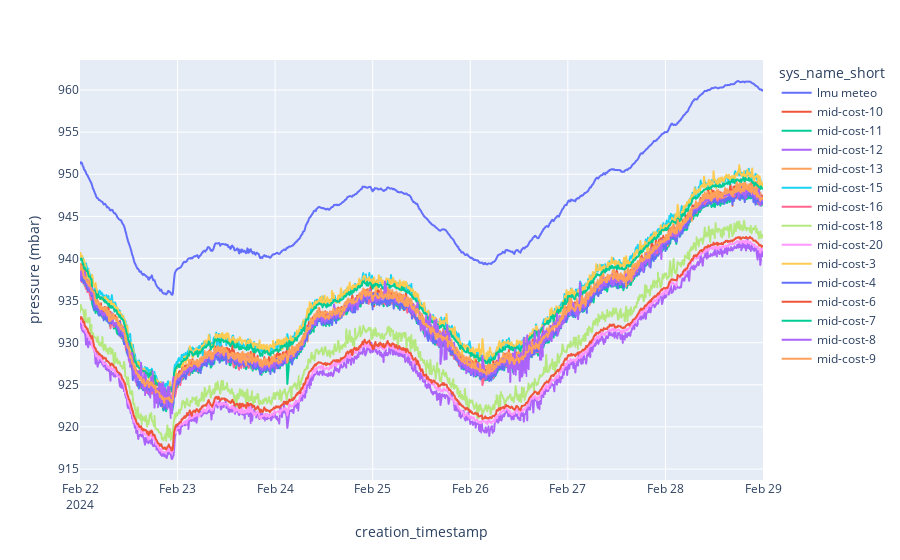
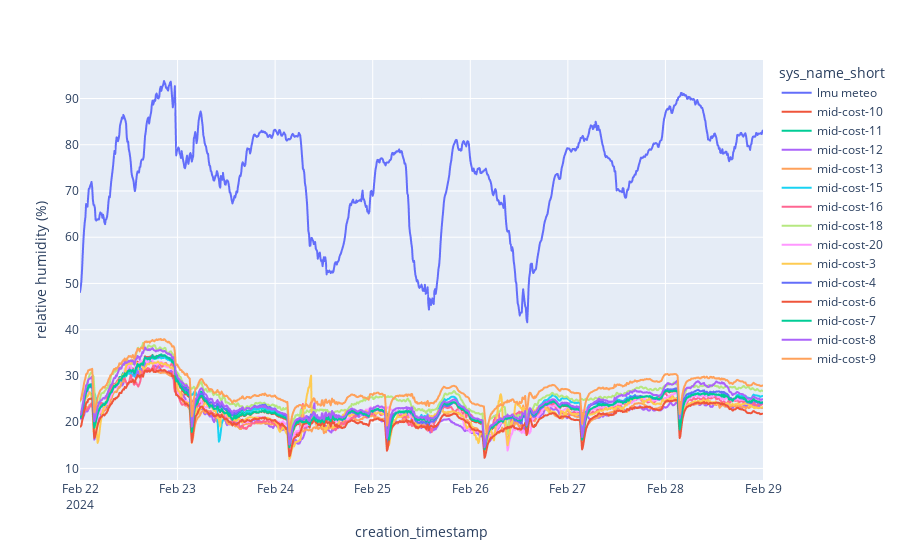
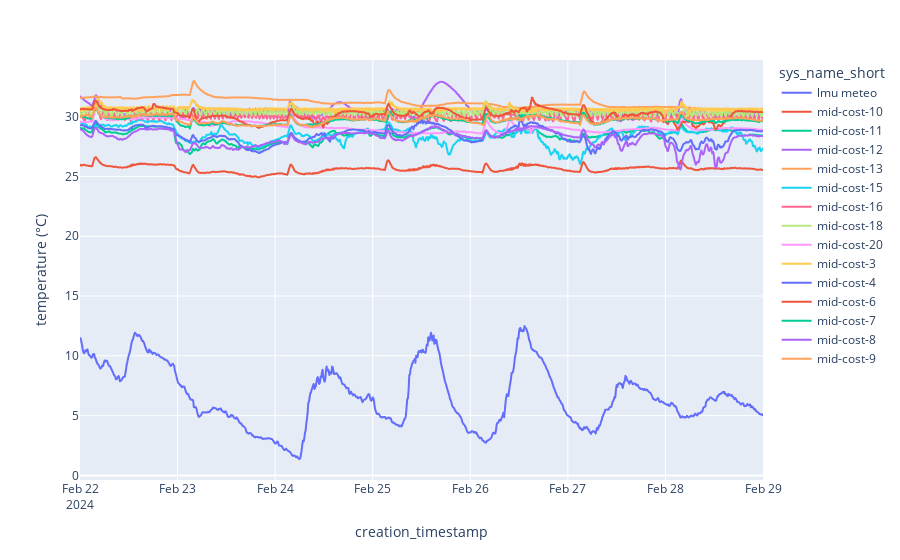

The cell these charts' notebook holds for them, in order:
### Code cell
start_date = datetime(2024, 2, 22, 00, 00, 00).replace(tzinfo=timezone.utc)
end_date = datetime(2024, 2, 28, 23, 59, 59).replace(tzinfo=timezone.utc)

system_ids = [3,4,6,7,8,9,10,11,12,13,15,16,18,20]

df_lmu = get_lmu_data(start_time="2024-2-22T00-00-00", end_time= "2024-2-28T23-59-59")
plot_with_lmu_data(start_date, end_date, system_ids, df_lmu)

### Figure 1 — Plotly figure (JSON) as saved in the notebook; plotly's stock layout.template omitted (floating-point values rounded to 4 significant figures; data arrays with more than 128 entries replaced by an {"elided": "..."} marker saying what was removed)
{"data": [{"hovertemplate": "sys_name_short=lmu meteo<br>creation_timestamp=%{x}<br>pressure (mbar)=%{y}<extra></extra>", "legendgroup": "lmu meteo", "line": {"color": "#636efa", "dash": "solid"}, "marker": {"symbol": "circle"}, "mode": "lines", "name": "lmu meteo", "showlegend": true, "type": "scattergl", "x": {"elided": "1008 str values"}, "xaxis": "x", "y": {"elided": "1008 float values"}, "yaxis": "y"}, {"hovertemplate": "sys_name_short=mid-cost-10<br>creation_timestamp=%{x}<br>pressure (mbar)=%{y}<extra></extra>", "legendgroup": "mid-cost-10", "line": {"color": "#EF553B", "dash": "solid"}, "marker": {"symbol": "circle"}, "mode": "lines", "name": "mid-cost-10", "showlegend": true, "type": "scattergl", "x": {"elided": "994 str values"}, "xaxis": "x", "y": {"elided": "994 float values"}, "yaxis": "y"}, {"hovertemplate": "sys_name_short=mid-cost-11<br>creation_timestamp=%{x}<br>pressure (mbar)=%{y}<extra></extra>", "legendgroup": "mid-cost-11", "line": {"color": "#00cc96", "dash": "solid"}, "marker": {"symbol": "circle"}, "mode": "lines", "name": "mid-cost-11", "showlegend": true, "type": "scattergl", "x": {"elided": "994 str values"}, "xaxis": "x", "y": {"elided": "994 float values"}, "yaxis": "y"}, {"hovertemplate": "sys_name_short=mid-cost-12<br>creation_timestamp=%{x}<br>pressure (mbar)=%{y}<extra></extra>", "legendgroup": "mid-cost-12", "line": {"color": "#ab63fa", "dash": "solid"}, "marker": {"symbol": "circle"}, "mode": "lines", "name": "mid-cost-12", "showlegend": true, "type": "scattergl", "x": {"elided": "997 str values"}, "xaxis": "x", "y": {"elided": "997 float values"}, "yaxis": "y"}, {"hovertemplate": "sys_name_short=mid-cost-13<br>creation_timestamp=%{x}<br>pressure (mbar)=%{y}<extra></extra>", "legendgroup": "mid-cost-13", "line": {"color": "#FFA15A", "dash": "solid"}, "marker": {"symbol": "circle"}, "mode": "lines", "name": "mid-cost-13", "showlegend": true, "type": "scattergl", "x": {"elided": "1002 str values"}, "xaxis": "x", "y": {"elided": "1002 float values"}, "yaxis": "y"}, {"hovertemplate": "sys_name_short=mid-cost-15<br>creation_timestamp=%{x}<br>pressure (mbar)=%{y}<extra></extra>", "legendgroup": "mid-cost-15", "line": {"color": "#19d3f3", "dash": "solid"}, "marker": {"symbol": "circle"}, "mode": "lines", "name": "mid-cost-15", "showlegend": true, "type": "scattergl", "x": {"elided": "996 str values"}, "xaxis": "x", "y": {"elided": "996 float values"}, "yaxis": "y"}, {"hovertemplate": "sys_name_short=mid-cost-16<br>creation_timestamp=%{x}<br>pressure (mbar)=%{y}<extra></extra>", "legendgroup": "mid-cost-16", "line": {"color": "#FF6692", "dash": "solid"}, "marker": {"symbol": "circle"}, "mode": "lines", "name": "mid-cost-16", "showlegend": true, "type": "scattergl", "x": {"elided": "996 str values"}, "xaxis": "x", "y": {"elided": "996 float values"}, "yaxis": "y"}, {"hovertemplate": "sys_name_short=mid-cost-18<br>creation_timestamp=%{x}<br>pressure (mbar)=%{y}<extra></extra>", "legendgroup": "mid-cost-18", "line": {"color": "#B6E880", "dash": "solid"}, "marker": {"symbol": "circle"}, "mode": "lines", "name": "mid-cost-18", "showlegend": true, "type": "scattergl", "x": {"elided": "996 str values"}, "xaxis": "x", "y": {"elided": "996 float values"}, "yaxis": "y"}, {"hovertemplate": "sys_name_short=mid-cost-20<br>creation_timestamp=%{x}<br>pressure (mbar)=%{y}<extra></extra>", "legendgroup": "mid-cost-20", "line": {"color": "#FF97FF", "dash": "solid"}, "marker": {"symbol": "circle"}, "mode": "lines", "name": "mid-cost-20", "showlegend": true, "type": "scattergl", "x": {"elided": "997 str values"}, "xaxis": "x", "y": {"elided": "997 float values"}, "yaxis": "y"}, {"hovertemplate": "sys_name_short=mid-cost-3<br>creation_timestamp=%{x}<br>pressure (mbar)=%{y}<extra></extra>", "legendgroup": "mid-cost-3", "line": {"color": "#FECB52", "dash": "solid"}, "marker": {"symbol": "circle"}, "mode": "lines", "name": "mid-cost-3", "showlegend": true, "type": "scattergl", "x": {"elided": "991 str values"}, "xaxis": "x", "y": {"elided": "991 float values"}, "yaxis": "y"}, {"hovertemplate": "sys_name_short=mid-cost-4<br>creation_timestamp=%{x}<br>pressure (mbar)=%{y}<extra></extra>", "legendgroup": "mid-cost-4", "line": {"color": "#636efa", "dash": "solid"}, "marker": {"symbol": "circle"}, "mode": "lines", "name": "mid-cost-4", "showlegend": true, "type": "scattergl", "x": {"elided": "994 str values"}, "xaxis": "x", "y": {"elided": "994 float values"}, "yaxis": "y"}, {"hovertemplate": "sys_name_short=mid-cost-6<br>creation_timestamp=%{x}<br>pressure (mbar)=%{y}<extra></extra>", "legendgroup": "mid-cost-6", "line": {"color": "#EF553B", "dash": "solid"}, "marker": {"symbol": "circle"}, "mode": "lines", "name": "mid-cost-6", "showlegend": true, "type": "scattergl", "x": {"elided": "994 str values"}, "xaxis": "x", "y": {"elided": "994 float values"}, "yaxis": "y"}, {"hovertemplate": "sys_name_short=mid-cost-7<br>creation_timestamp=%{x}<br>pressure (mbar)=%{y}<extra></extra>", "legendgroup": "mid-cost-7", "line": {"color": "#00cc96", "dash": "solid"}, "marker": {"symbol": "circle"}, "mode": "lines", "name": "mid-cost-7", "showlegend": true, "type": "scattergl", "x": {"elided": "993 str values"}, "xaxis": "x", "y": {"elided": "993 float values"}, "yaxis": "y"}, {"hovertemplate": "sys_name_short=mid-cost-8<br>creation_timestamp=%{x}<br>pressure (mbar)=%{y}<extra></extra>", "legendgroup": "mid-cost-8", "line": {"color": "#ab63fa", "dash": "solid"}, "marker": {"symbol": "circle"}, "mode": "lines", "name": "mid-cost-8", "showlegend": true, "type": "scattergl", "x": {"elided": "994 str values"}, "xaxis": "x", "y": {"elided": "994 float values"}, "yaxis": "y"}, {"hovertemplate": "sys_name_short=mid-cost-9<br>creation_timestamp=%{x}<br>pressure (mbar)=%{y}<extra></extra>", "legendgroup": "mid-cost-9", "line": {"color": "#FFA15A", "dash": "solid"}, "marker": {"symbol": "circle"}, "mode": "lines", "name": "mid-cost-9", "showlegend": true, "type": "scattergl", "x": {"elided": "993 str values"}, "xaxis": "x", "y": {"elided": "993 float values"}, "yaxis": "y"}], "layout": {"legend": {"title": {"text": "sys_name_short"}, "tracegroupgap": 0}, "margin": {"t": 60}, "xaxis": {"anchor": "y", "domain": [0, 1], "title": {"text": "creation_timestamp"}}, "yaxis": {"anchor": "x", "domain": [0, 1], "title": {"text": "pressure (mbar)"}}}}

### Figure 2 — Plotly figure (JSON) as saved in the notebook; plotly's stock layout.template omitted (floating-point values rounded to 4 significant figures; data arrays with more than 128 entries replaced by an {"elided": "..."} marker saying what was removed)
{"data": [{"hovertemplate": "sys_name_short=lmu meteo<br>creation_timestamp=%{x}<br>relative humidity (%)=%{y}<extra></extra>", "legendgroup": "lmu meteo", "line": {"color": "#636efa", "dash": "solid"}, "marker": {"symbol": "circle"}, "mode": "lines", "name": "lmu meteo", "showlegend": true, "type": "scattergl", "x": {"elided": "1008 str values"}, "xaxis": "x", "y": {"elided": "1008 float values"}, "yaxis": "y"}, {"hovertemplate": "sys_name_short=mid-cost-10<br>creation_timestamp=%{x}<br>relative humidity (%)=%{y}<extra></extra>", "legendgroup": "mid-cost-10", "line": {"color": "#EF553B", "dash": "solid"}, "marker": {"symbol": "circle"}, "mode": "lines", "name": "mid-cost-10", "showlegend": true, "type": "scattergl", "x": {"elided": "994 str values"}, "xaxis": "x", "y": {"elided": "994 float values"}, "yaxis": "y"}, {"hovertemplate": "sys_name_short=mid-cost-11<br>creation_timestamp=%{x}<br>relative humidity (%)=%{y}<extra></extra>", "legendgroup": "mid-cost-11", "line": {"color": "#00cc96", "dash": "solid"}, "marker": {"symbol": "circle"}, "mode": "lines", "name": "mid-cost-11", "showlegend": true, "type": "scattergl", "x": {"elided": "994 str values"}, "xaxis": "x", "y": {"elided": "994 float values"}, "yaxis": "y"}, {"hovertemplate": "sys_name_short=mid-cost-12<br>creation_timestamp=%{x}<br>relative humidity (%)=%{y}<extra></extra>", "legendgroup": "mid-cost-12", "line": {"color": "#ab63fa", "dash": "solid"}, "marker": {"symbol": "circle"}, "mode": "lines", "name": "mid-cost-12", "showlegend": true, "type": "scattergl", "x": {"elided": "997 str values"}, "xaxis": "x", "y": {"elided": "997 float values"}, "yaxis": "y"}, {"hovertemplate": "sys_name_short=mid-cost-13<br>creation_timestamp=%{x}<br>relative humidity (%)=%{y}<extra></extra>", "legendgroup": "mid-cost-13", "line": {"color": "#FFA15A", "dash": "solid"}, "marker": {"symbol": "circle"}, "mode": "lines", "name": "mid-cost-13", "showlegend": true, "type": "scattergl", "x": {"elided": "1002 str values"}, "xaxis": "x", "y": {"elided": "1002 float values"}, "yaxis": "y"}, {"hovertemplate": "sys_name_short=mid-cost-15<br>creation_timestamp=%{x}<br>relative humidity (%)=%{y}<extra></extra>", "legendgroup": "mid-cost-15", "line": {"color": "#19d3f3", "dash": "solid"}, "marker": {"symbol": "circle"}, "mode": "lines", "name": "mid-cost-15", "showlegend": true, "type": "scattergl", "x": {"elided": "996 str values"}, "xaxis": "x", "y": {"elided": "996 float values"}, "yaxis": "y"}, {"hovertemplate": "sys_name_short=mid-cost-16<br>creation_timestamp=%{x}<br>relative humidity (%)=%{y}<extra></extra>", "legendgroup": "mid-cost-16", "line": {"color": "#FF6692", "dash": "solid"}, "marker": {"symbol": "circle"}, "mode": "lines", "name": "mid-cost-16", "showlegend": true, "type": "scattergl", "x": {"elided": "996 str values"}, "xaxis": "x", "y": {"elided": "996 float values"}, "yaxis": "y"}, {"hovertemplate": "sys_name_short=mid-cost-18<br>creation_timestamp=%{x}<br>relative humidity (%)=%{y}<extra></extra>", "legendgroup": "mid-cost-18", "line": {"color": "#B6E880", "dash": "solid"}, "marker": {"symbol": "circle"}, "mode": "lines", "name": "mid-cost-18", "showlegend": true, "type": "scattergl", "x": {"elided": "996 str values"}, "xaxis": "x", "y": {"elided": "996 float values"}, "yaxis": "y"}, {"hovertemplate": "sys_name_short=mid-cost-20<br>creation_timestamp=%{x}<br>relative humidity (%)=%{y}<extra></extra>", "legendgroup": "mid-cost-20", "line": {"color": "#FF97FF", "dash": "solid"}, "marker": {"symbol": "circle"}, "mode": "lines", "name": "mid-cost-20", "showlegend": true, "type": "scattergl", "x": {"elided": "997 str values"}, "xaxis": "x", "y": {"elided": "997 float values"}, "yaxis": "y"}, {"hovertemplate": "sys_name_short=mid-cost-3<br>creation_timestamp=%{x}<br>relative humidity (%)=%{y}<extra></extra>", "legendgroup": "mid-cost-3", "line": {"color": "#FECB52", "dash": "solid"}, "marker": {"symbol": "circle"}, "mode": "lines", "name": "mid-cost-3", "showlegend": true, "type": "scattergl", "x": {"elided": "991 str values"}, "xaxis": "x", "y": {"elided": "991 float values"}, "yaxis": "y"}, {"hovertemplate": "sys_name_short=mid-cost-4<br>creation_timestamp=%{x}<br>relative humidity (%)=%{y}<extra></extra>", "legendgroup": "mid-cost-4", "line": {"color": "#636efa", "dash": "solid"}, "marker": {"symbol": "circle"}, "mode": "lines", "name": "mid-cost-4", "showlegend": true, "type": "scattergl", "x": {"elided": "994 str values"}, "xaxis": "x", "y": {"elided": "994 float values"}, "yaxis": "y"}, {"hovertemplate": "sys_name_short=mid-cost-6<br>creation_timestamp=%{x}<br>relative humidity (%)=%{y}<extra></extra>", "legendgroup": "mid-cost-6", "line": {"color": "#EF553B", "dash": "solid"}, "marker": {"symbol": "circle"}, "mode": "lines", "name": "mid-cost-6", "showlegend": true, "type": "scattergl", "x": {"elided": "994 str values"}, "xaxis": "x", "y": {"elided": "994 float values"}, "yaxis": "y"}, {"hovertemplate": "sys_name_short=mid-cost-7<br>creation_timestamp=%{x}<br>relative humidity (%)=%{y}<extra></extra>", "legendgroup": "mid-cost-7", "line": {"color": "#00cc96", "dash": "solid"}, "marker": {"symbol": "circle"}, "mode": "lines", "name": "mid-cost-7", "showlegend": true, "type": "scattergl", "x": {"elided": "993 str values"}, "xaxis": "x", "y": {"elided": "993 float values"}, "yaxis": "y"}, {"hovertemplate": "sys_name_short=mid-cost-8<br>creation_timestamp=%{x}<br>relative humidity (%)=%{y}<extra></extra>", "legendgroup": "mid-cost-8", "line": {"color": "#ab63fa", "dash": "solid"}, "marker": {"symbol": "circle"}, "mode": "lines", "name": "mid-cost-8", "showlegend": true, "type": "scattergl", "x": {"elided": "994 str values"}, "xaxis": "x", "y": {"elided": "994 float values"}, "yaxis": "y"}, {"hovertemplate": "sys_name_short=mid-cost-9<br>creation_timestamp=%{x}<br>relative humidity (%)=%{y}<extra></extra>", "legendgroup": "mid-cost-9", "line": {"color": "#FFA15A", "dash": "solid"}, "marker": {"symbol": "circle"}, "mode": "lines", "name": "mid-cost-9", "showlegend": true, "type": "scattergl", "x": {"elided": "993 str values"}, "xaxis": "x", "y": {"elided": "993 float values"}, "yaxis": "y"}], "layout": {"legend": {"title": {"text": "sys_name_short"}, "tracegroupgap": 0}, "margin": {"t": 60}, "xaxis": {"anchor": "y", "domain": [0, 1], "title": {"text": "creation_timestamp"}}, "yaxis": {"anchor": "x", "domain": [0, 1], "title": {"text": "relative humidity (%)"}}}}

### Figure 3 — Plotly figure (JSON) as saved in the notebook; plotly's stock layout.template omitted (floating-point values rounded to 4 significant figures; data arrays with more than 128 entries replaced by an {"elided": "..."} marker saying what was removed)
{"data": [{"hovertemplate": "sys_name_short=lmu meteo<br>creation_timestamp=%{x}<br>temperature (°C)=%{y}<extra></extra>", "legendgroup": "lmu meteo", "line": {"color": "#636efa", "dash": "solid"}, "marker": {"symbol": "circle"}, "mode": "lines", "name": "lmu meteo", "showlegend": true, "type": "scattergl", "x": {"elided": "1008 str values"}, "xaxis": "x", "y": {"elided": "1008 float values"}, "yaxis": "y"}, {"hovertemplate": "sys_name_short=mid-cost-10<br>creation_timestamp=%{x}<br>temperature (°C)=%{y}<extra></extra>", "legendgroup": "mid-cost-10", "line": {"color": "#EF553B", "dash": "solid"}, "marker": {"symbol": "circle"}, "mode": "lines", "name": "mid-cost-10", "showlegend": true, "type": "scattergl", "x": {"elided": "994 str values"}, "xaxis": "x", "y": {"elided": "994 float values"}, "yaxis": "y"}, {"hovertemplate": "sys_name_short=mid-cost-11<br>creation_timestamp=%{x}<br>temperature (°C)=%{y}<extra></extra>", "legendgroup": "mid-cost-11", "line": {"color": "#00cc96", "dash": "solid"}, "marker": {"symbol": "circle"}, "mode": "lines", "name": "mid-cost-11", "showlegend": true, "type": "scattergl", "x": {"elided": "994 str values"}, "xaxis": "x", "y": {"elided": "994 float values"}, "yaxis": "y"}, {"hovertemplate": "sys_name_short=mid-cost-12<br>creation_timestamp=%{x}<br>temperature (°C)=%{y}<extra></extra>", "legendgroup": "mid-cost-12", "line": {"color": "#ab63fa", "dash": "solid"}, "marker": {"symbol": "circle"}, "mode": "lines", "name": "mid-cost-12", "showlegend": true, "type": "scattergl", "x": {"elided": "997 str values"}, "xaxis": "x", "y": {"elided": "997 float values"}, "yaxis": "y"}, {"hovertemplate": "sys_name_short=mid-cost-13<br>creation_timestamp=%{x}<br>temperature (°C)=%{y}<extra></extra>", "legendgroup": "mid-cost-13", "line": {"color": "#FFA15A", "dash": "solid"}, "marker": {"symbol": "circle"}, "mode": "lines", "name": "mid-cost-13", "showlegend": true, "type": "scattergl", "x": {"elided": "1002 str values"}, "xaxis": "x", "y": {"elided": "1002 float values"}, "yaxis": "y"}, {"hovertemplate": "sys_name_short=mid-cost-15<br>creation_timestamp=%{x}<br>temperature (°C)=%{y}<extra></extra>", "legendgroup": "mid-cost-15", "line": {"color": "#19d3f3", "dash": "solid"}, "marker": {"symbol": "circle"}, "mode": "lines", "name": "mid-cost-15", "showlegend": true, "type": "scattergl", "x": {"elided": "996 str values"}, "xaxis": "x", "y": {"elided": "996 float values"}, "yaxis": "y"}, {"hovertemplate": "sys_name_short=mid-cost-16<br>creation_timestamp=%{x}<br>temperature (°C)=%{y}<extra></extra>", "legendgroup": "mid-cost-16", "line": {"color": "#FF6692", "dash": "solid"}, "marker": {"symbol": "circle"}, "mode": "lines", "name": "mid-cost-16", "showlegend": true, "type": "scattergl", "x": {"elided": "996 str values"}, "xaxis": "x", "y": {"elided": "996 float values"}, "yaxis": "y"}, {"hovertemplate": "sys_name_short=mid-cost-18<br>creation_timestamp=%{x}<br>temperature (°C)=%{y}<extra></extra>", "legendgroup": "mid-cost-18", "line": {"color": "#B6E880", "dash": "solid"}, "marker": {"symbol": "circle"}, "mode": "lines", "name": "mid-cost-18", "showlegend": true, "type": "scattergl", "x": {"elided": "996 str values"}, "xaxis": "x", "y": {"elided": "996 float values"}, "yaxis": "y"}, {"hovertemplate": "sys_name_short=mid-cost-20<br>creation_timestamp=%{x}<br>temperature (°C)=%{y}<extra></extra>", "legendgroup": "mid-cost-20", "line": {"color": "#FF97FF", "dash": "solid"}, "marker": {"symbol": "circle"}, "mode": "lines", "name": "mid-cost-20", "showlegend": true, "type": "scattergl", "x": {"elided": "997 str values"}, "xaxis": "x", "y": {"elided": "997 float values"}, "yaxis": "y"}, {"hovertemplate": "sys_name_short=mid-cost-3<br>creation_timestamp=%{x}<br>temperature (°C)=%{y}<extra></extra>", "legendgroup": "mid-cost-3", "line": {"color": "#FECB52", "dash": "solid"}, "marker": {"symbol": "circle"}, "mode": "lines", "name": "mid-cost-3", "showlegend": true, "type": "scattergl", "x": {"elided": "991 str values"}, "xaxis": "x", "y": {"elided": "991 float values"}, "yaxis": "y"}, {"hovertemplate": "sys_name_short=mid-cost-4<br>creation_timestamp=%{x}<br>temperature (°C)=%{y}<extra></extra>", "legendgroup": "mid-cost-4", "line": {"color": "#636efa", "dash": "solid"}, "marker": {"symbol": "circle"}, "mode": "lines", "name": "mid-cost-4", "showlegend": true, "type": "scattergl", "x": {"elided": "994 str values"}, "xaxis": "x", "y": {"elided": "994 float values"}, "yaxis": "y"}, {"hovertemplate": "sys_name_short=mid-cost-6<br>creation_timestamp=%{x}<br>temperature (°C)=%{y}<extra></extra>", "legendgroup": "mid-cost-6", "line": {"color": "#EF553B", "dash": "solid"}, "marker": {"symbol": "circle"}, "mode": "lines", "name": "mid-cost-6", "showlegend": true, "type": "scattergl", "x": {"elided": "994 str values"}, "xaxis": "x", "y": {"elided": "994 float values"}, "yaxis": "y"}, {"hovertemplate": "sys_name_short=mid-cost-7<br>creation_timestamp=%{x}<br>temperature (°C)=%{y}<extra></extra>", "legendgroup": "mid-cost-7", "line": {"color": "#00cc96", "dash": "solid"}, "marker": {"symbol": "circle"}, "mode": "lines", "name": "mid-cost-7", "showlegend": true, "type": "scattergl", "x": {"elided": "993 str values"}, "xaxis": "x", "y": {"elided": "993 float values"}, "yaxis": "y"}, {"hovertemplate": "sys_name_short=mid-cost-8<br>creation_timestamp=%{x}<br>temperature (°C)=%{y}<extra></extra>", "legendgroup": "mid-cost-8", "line": {"color": "#ab63fa", "dash": "solid"}, "marker": {"symbol": "circle"}, "mode": "lines", "name": "mid-cost-8", "showlegend": true, "type": "scattergl", "x": {"elided": "994 str values"}, "xaxis": "x", "y": {"elided": "994 float values"}, "yaxis": "y"}, {"hovertemplate": "sys_name_short=mid-cost-9<br>creation_timestamp=%{x}<br>temperature (°C)=%{y}<extra></extra>", "legendgroup": "mid-cost-9", "line": {"color": "#FFA15A", "dash": "solid"}, "marker": {"symbol": "circle"}, "mode": "lines", "name": "mid-cost-9", "showlegend": true, "type": "scattergl", "x": {"elided": "993 str values"}, "xaxis": "x", "y": {"elided": "993 float values"}, "yaxis": "y"}], "layout": {"legend": {"title": {"text": "sys_name_short"}, "tracegroupgap": 0}, "margin": {"t": 60}, "xaxis": {"anchor": "y", "domain": [0, 1], "title": {"text": "creation_timestamp"}}, "yaxis": {"anchor": "x", "domain": [0, 1], "title": {"text": "temperature (°C)"}}}}
